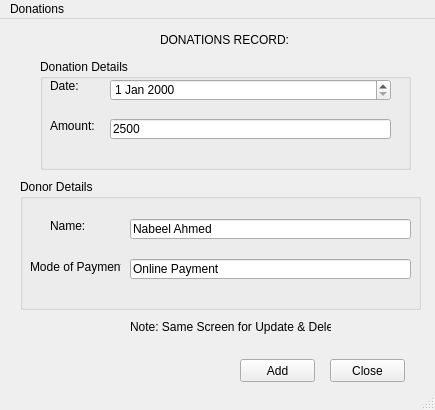
<?xml version="1.0" encoding="UTF-8"?>
<ui version="4.0">
 <class>MainWindow</class>
 <widget class="QMainWindow" name="MainWindow">
  <property name="geometry">
   <rect>
    <x>0</x>
    <y>0</y>
    <width>435</width>
    <height>410</height>
   </rect>
  </property>
  <property name="windowTitle">
   <string>MainWindow</string>
  </property>
  <widget class="QWidget" name="centralwidget">
   <widget class="QLabel" name="label_5">
    <property name="geometry">
     <rect>
      <x>160</x>
      <y>10</y>
      <width>181</width>
      <height>21</height>
     </rect>
    </property>
    <property name="text">
     <string>DONATIONS RECORD:</string>
    </property>
   </widget>
   <widget class="QGroupBox" name="groupBox_2">
    <property name="geometry">
     <rect>
      <x>40</x>
      <y>40</y>
      <width>371</width>
      <height>111</height>
     </rect>
    </property>
    <property name="title">
     <string>Donation Details</string>
    </property>
    <widget class="QDateEdit" name="dateEdit">
     <property name="geometry">
      <rect>
       <x>70</x>
       <y>20</y>
       <width>281</width>
       <height>22</height>
      </rect>
     </property>
    </widget>
    <widget class="QLabel" name="label">
     <property name="geometry">
      <rect>
       <x>10</x>
       <y>20</y>
       <width>47</width>
       <height>13</height>
      </rect>
     </property>
     <property name="text">
      <string>Date:</string>
     </property>
    </widget>
    <widget class="QLabel" name="label_2">
     <property name="geometry">
      <rect>
       <x>10</x>
       <y>60</y>
       <width>47</width>
       <height>13</height>
      </rect>
     </property>
     <property name="text">
      <string>Amount:</string>
     </property>
    </widget>
    <widget class="QLineEdit" name="lineEdit">
     <property name="geometry">
      <rect>
       <x>70</x>
       <y>60</y>
       <width>281</width>
       <height>20</height>
      </rect>
     </property>
     <property name="text">
      <string>2500</string>
     </property>
    </widget>
   </widget>
   <widget class="QGroupBox" name="groupBox_3">
    <property name="geometry">
     <rect>
      <x>20</x>
      <y>160</y>
      <width>401</width>
      <height>131</height>
     </rect>
    </property>
    <property name="title">
     <string>Donor Details</string>
    </property>
    <widget class="QLabel" name="label_7">
     <property name="geometry">
      <rect>
       <x>30</x>
       <y>40</y>
       <width>47</width>
       <height>13</height>
      </rect>
     </property>
     <property name="text">
      <string>Name:</string>
     </property>
    </widget>
    <widget class="QLineEdit" name="lineEdit_3">
     <property name="geometry">
      <rect>
       <x>110</x>
       <y>40</y>
       <width>281</width>
       <height>20</height>
      </rect>
     </property>
     <property name="text">
      <string>Nabeel Ahmed</string>
     </property>
    </widget>
    <widget class="QLineEdit" name="lineEdit_4">
     <property name="geometry">
      <rect>
       <x>110</x>
       <y>80</y>
       <width>281</width>
       <height>20</height>
      </rect>
     </property>
     <property name="text">
      <string>Online Payment</string>
     </property>
    </widget>
    <widget class="QLabel" name="label_10">
     <property name="geometry">
      <rect>
       <x>10</x>
       <y>80</y>
       <width>91</width>
       <height>16</height>
      </rect>
     </property>
     <property name="text">
      <string>Mode of Payment:</string>
     </property>
    </widget>
   </widget>
   <widget class="QLabel" name="label_9">
    <property name="geometry">
     <rect>
      <x>130</x>
      <y>300</y>
      <width>201</width>
      <height>16</height>
     </rect>
    </property>
    <property name="text">
     <string>Note: Same Screen for Update &amp; Delete</string>
    </property>
   </widget>
   <widget class="QPushButton" name="pushButton">
    <property name="geometry">
     <rect>
      <x>240</x>
      <y>340</y>
      <width>75</width>
      <height>23</height>
     </rect>
    </property>
    <property name="text">
     <string>Add</string>
    </property>
   </widget>
   <widget class="QPushButton" name="pushButton_2">
    <property name="geometry">
     <rect>
      <x>330</x>
      <y>340</y>
      <width>75</width>
      <height>23</height>
     </rect>
    </property>
    <property name="text">
     <string>Close</string>
    </property>
   </widget>
  </widget>
  <widget class="QMenuBar" name="menubar">
   <property name="geometry">
    <rect>
     <x>0</x>
     <y>0</y>
     <width>435</width>
     <height>21</height>
    </rect>
   </property>
   <widget class="QMenu" name="menuDonations">
    <property name="title">
     <string>Donations</string>
    </property>
   </widget>
   <addaction name="menuDonations"/>
  </widget>
  <widget class="QStatusBar" name="statusbar"/>
 </widget>
 <resources/>
 <connections/>
</ui>
